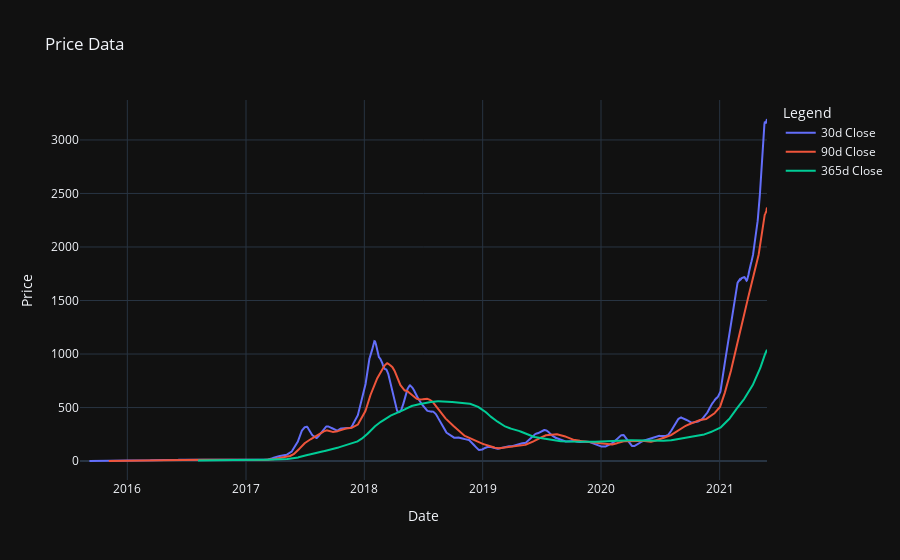

Notebook code cell kept with this figure:
### Markdown cell above
### Rolling Averages

### Code cell
# Full compiled graph of 30-day, 90-day, and 365-day rolling averages

fig = go.Figure()
col = ['Open', 'High', 'Low', 'Close', 'Adj Close']


df_30d_rol = df['Close'].rolling(window = 30).mean()
df_30d_rol = df_30d_rol.ffill()
df_90d_rol = df['Close'].rolling(window = 90).mean()
df_90d_rol = df_90d_rol.ffill()
df_365d_rol = df['Close'].rolling(window = 365).mean()
df_365d_rol = df_365d_rol.ffill()
fig.add_trace(go.Scatter(x=df.index, y=df_30d_rol, mode='lines', name=f'30d Close'))
fig.add_trace(go.Scatter(x=df.index, y=df_90d_rol, mode='lines', name=f'90d Close'))
fig.add_trace(go.Scatter(x=df.index, y=df_365d_rol, mode='lines', name=f'365d Close'))

fig.update_layout(
title='Price Data',
xaxis_title='Date',
yaxis_title='Price',
legend_title='Legend')
fig.show()

### Figure 1 — Plotly figure (JSON) as saved in the notebook; plotly's stock layout.template omitted (floating-point values rounded to 4 significant figures; data arrays with more than 128 entries replaced by an {"elided": "..."} marker saying what was removed)
{"data": [{"mode": "lines", "name": "30d Close", "type": "scatter", "x": {"elided": "2116 str values"}, "y": {"elided": "2116 float values"}}, {"mode": "lines", "name": "90d Close", "type": "scatter", "x": {"elided": "2116 str values"}, "y": {"elided": "2116 float values"}}, {"mode": "lines", "name": "365d Close", "type": "scatter", "x": {"elided": "2116 str values"}, "y": {"elided": "2116 float values"}}], "layout": {"legend": {"title": {"text": "Legend"}}, "title": {"text": "Price Data"}, "xaxis": {"title": {"text": "Date"}}, "yaxis": {"title": {"text": "Price"}}}}
